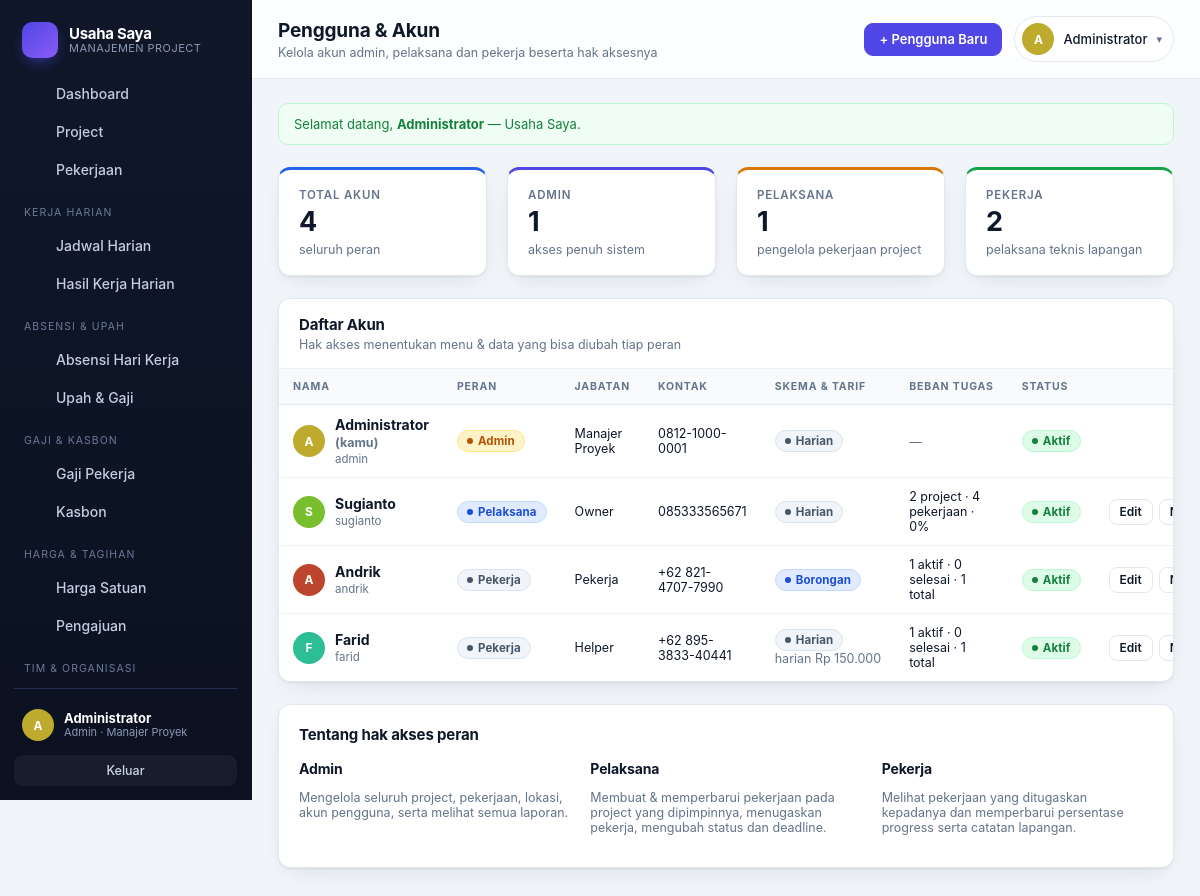
/users.php (signed in), run on the app's committed database.
### tables this page shows
CREATE TABLE perusahaan (
    id                INTEGER PRIMARY KEY AUTOINCREMENT,
    nama              TEXT NOT NULL,
    slug              TEXT NOT NULL DEFAULT '',
    logo              TEXT NOT NULL DEFAULT '',
    kontak_nama       TEXT NOT NULL DEFAULT '',
    kontak_telepon    TEXT NOT NULL DEFAULT '',
    masa_aktif_sampai TEXT NOT NULL DEFAULT '',
    maks_user         INTEGER NOT NULL DEFAULT 0,
    aktif             INTEGER NOT NULL DEFAULT 1,
    catatan           TEXT NOT NULL DEFAULT '',
    created_at        TEXT NOT NULL DEFAULT (datetime('now','localtime'))
, tutup_buku_tgl INTEGER NOT NULL DEFAULT 25);

CREATE TABLE users (
    id            INTEGER PRIMARY KEY AUTOINCREMENT,
    username      TEXT NOT NULL UNIQUE,
    password_hash TEXT NOT NULL,
    nama          TEXT NOT NULL,
    role          TEXT NOT NULL DEFAULT 'pekerja',
    jabatan       TEXT NOT NULL DEFAULT '',
    telepon       TEXT NOT NULL DEFAULT '',
    aktif         INTEGER NOT NULL DEFAULT 1,
    created_at    TEXT NOT NULL DEFAULT (datetime('now','localtime'))
, upah_harian REAL NOT NULL DEFAULT 0, skema TEXT NOT NULL DEFAULT 'harian', perusahaan_id INTEGER NOT NULL DEFAULT 0, is_owner INTEGER NOT NULL DEFAULT 0);

### users.php (the view, shortened to what the rows shown need)
<?php
require_once __DIR__ . '/inc/auth.php';
require_once __DIR__ . '/inc/layout.php';
$u = require_role(['admin']);
$people = all_users();
render_header(
    'Pengguna & Akun',
    'Kelola akun admin, pelaksana dan pekerja beserta hak aksesnya',
    '<a class="btn btn-primary" href="user_form.php">+ Pengguna Baru</a>'
);
?>
<div class="card flush">
  <div class="card-head">
    <div><h2>Daftar Akun</h2><p>Hak akses menentukan menu &amp; data yang bisa diubah tiap peran</p></div>
  </div>
  <div class="table-wrap">
    <table class="tbl">
      <thead>
        <tr>
          <th>Nama</th><th>Peran</th><th>Jabatan</th><th>Kontak</th><th>Skema &amp; Tarif</th><th>Beban Tugas</th><th>Status</th><th></th>
        </tr>
      </thead>
      <tbody>
        <?php foreach ($people as $p): ?>
          <?php
          $beban = $p['role'] === 'pelaksana' ? pelaksana_stats((int) $p['id']) : ($p['role'] === 'pekerja' ? pekerja_stats((int) $p['id']) : null);
          ?>
          <tr>
            <td>
              <div style="display:flex;align-items:center;gap:10px">
                <?= badge_avatar($p['nama']) ?>
                <div class="cell-stack">
                  <strong><?= (int) $p['id'] === (int) $u['id'] ? e($p['nama']) . ' <span class="muted small">(kamu)</span>' : e($p['nama']) ?></strong>
                  <small class="mono"><?= e($p['username']) ?></small>
                </div>
              </div>
            </td>
            <td>
              <span class="pill <?= $p['role'] === 'admin' ? 'pill-tertunda' : ($p['role'] === 'pelaksana' ? 'pill-proses' : 'pill-belum') ?>">
                <?= e(role_label($p['role'])) ?>
              </span>
            </td>
            <td class="small"><?= e($p['jabatan'] !== '' ? $p['jabatan'] : '—') ?></td>
            <td class="small"><?= e($p['telepon'] !== '' ? $p['telepon'] : '—') ?></td>
            <td class="small nowrap">
              <span class="pill <?= $p['skema'] === 'borongan' ? 'pill-proses' : 'pill-belum' ?>"><?= e(skema_label((string) $p['skema'])) ?></span>
              <?php if ((float) $p['upah_harian'] > 0): ?>
                <div class="muted small">harian <?= e(rupiah($p['upah_harian'])) ?></div>
              <?php endif; ?>
            </td>
            <td class="small">
              <?php if ($beban === null): ?>
                <span class="muted">—</span>
              <?php elseif ($p['role'] === 'pelaksana'): ?>
                <?= (int) $beban['projects'] ?> project · <?= (int) $beban['pekerjaan'] ?> pekerjaan · <?= (int) $beban['avg_progress'] ?>%
              <?php else: ?>
                <?= (int) $beban['proses'] ?> aktif · <?= (int) $beban['selesai'] ?> selesai · <?= (int) $beban['tugas'] ?> total
              <?php endif; ?>
            </td>
            <td><?= (int) $p['aktif'] === 1 ? '<span class="pill pill-selesai">Aktif</span>' : '<span class="pill pill-late">Nonaktif</span>' ?></td>
            <td class="right nowrap">
              <div class="row-actions">
                <a class="btn btn-sm" href="user_form.php?id=<?= (int) $p['id'] ?>">Edit</a>
                <?php if ((int) $p['id'] !== (int) $u['id']): ?>
                  <form method="post" action="user_toggle.php">
                    <button class="btn btn-sm" type="submit"><?= (int) $p['aktif'] === 1 ? 'Nonaktifkan' : 'Aktifkan' ?></button>
                  </form>
                <?php endif; ?>
              </div>
            </td>
          </tr>
        <?php endforeach; ?>
      </tbody>
    </table>
  </div>
</div>
<div class="card">
  <h2 class="card-title">Tentang hak akses peran</h2>
</div>
<?php render_footer(); ?>

### inc/layout.php (shortened to what the rows shown need)
<?php
function render_header(string $title, string $subtitle = '', string $actions = ''): void
{
    $u = current_user();
    $merek = brand();
    ?>
<!DOCTYPE html>
<html lang="id">
<head>
<link rel="stylesheet" href="assets/style.css">
</head>
<body>
<div class="shell">
  <aside class="sidebar" id="sidebar">
    <div class="brand">
      <span class="brand-text">
        <strong><?= e($merek['nama']) ?></strong>
        <small>Manajemen Project</small>
      </span>
    </div>
    <div class="side-foot">
      <div class="side-user">
        <?= badge_avatar($u['nama']) ?>
        <div class="side-user-info">
          <strong><?= e($u['nama']) ?></strong>
          <small><?= e(role_label($u['role'])) ?><?= $u['jabatan'] ? ' · ' . e($u['jabatan']) : '' ?></small>
        </div>
      </div>
    </div>
  </aside>
  <main class="main">
    <header class="topbar">
      <div class="topbar-title">
        <h1><?= e($title) ?></h1>
      </div>
      <div class="topbar-actions">
        <details class="user-menu">
          <summary>
            <?= badge_avatar($u['nama']) ?>
            <span class="user-menu-name"><?= e($u['nama']) ?></span>
            <span class="caret">▾</span>
          </summary>
        </details>
      </div>
    </header>
    <div class="content">
<?php
}
function render_footer(): void
{
    ?>
    </div>
  </main>
</div>
</body>
</html>
<?php
}

### inc/util.php (shortened to what the rows shown need)
<?php
function e(?string $v): string
{
    return htmlspecialchars((string) $v, ENT_QUOTES, 'UTF-8');
}
function initials(string $nama): string
{
    $parts = preg_split('/\s+/', trim($nama)) ?: [];
    $out = '';
    foreach (array_slice($parts, 0, 2) as $p) {
        if (function_exists('mb_substr')) {
            $out .= mb_strtoupper(mb_substr($p, 0, 1), 'UTF-8');
        } else {
            preg_match('/./u', $p, $m);
            $out .= strtoupper($m[0] ?? '');
        }
    }
    return $out !== '' ? $out : '?';
}
function avatar_hue(string $s): int
{
    return (int) (crc32($s) % 360);
}
function badge_avatar(string $nama, string $size = ''): string
{
    return '<span class="avatar ' . $size . '" style="--h:' . avatar_hue($nama) . '">' . e(initials($nama)) . '</span>';
}

### data on the page
perusahaan: nama "Usaha Saya"
users: nama "A A", nama "Administrator", role "Admin", jabatan "Manajer Proyek", nama "A", username "admin", telepon "0812-1000-0001", skema "Harian", aktif "Aktif"
users: nama "S", nama "Sugianto", username "sugianto", role "Pelaksana", jabatan "Owner", telepon "085333565671", skema "Harian", projects "2", pekerjaan "4", avg_progress "0", aktif "Aktif"
users: nama "A", nama "Andrik", username "andrik", role "Pekerja", jabatan "Pekerja", telepon "+62 821-4707-7990", skema "Borongan", proses "1", selesai "0", tugas "1", aktif "Aktif"
users: nama "F", nama "Farid", username "farid", role "Pekerja", jabatan "Helper", telepon "+62 895-3833-40441", skema "Harian", upah_harian "Rp 150.000", proses "1", selesai "0", tugas "1", aktif "Aktif"

### other printed values
$item['label'] "Dashboard"
$item['label'] "Project"
$item['label'] "Pekerjaan"
$item['sep'] "KERJA HARIAN"
$item['label'] "Jadwal Harian"
$item['label'] "Hasil Kerja Harian"
$item['sep'] "ABSENSI & UPAH"
$item['label'] "Absensi Hari Kerja"
$item['label'] "Upah & Gaji"
$item['sep'] "GAJI & KASBON"
$item['label'] "Gaji Pekerja"
$item['label'] "Kasbon"
$item['sep'] "HARGA & TAGIHAN"
$item['label'] "Harga Satuan"
$item['label'] "Pengajuan"
